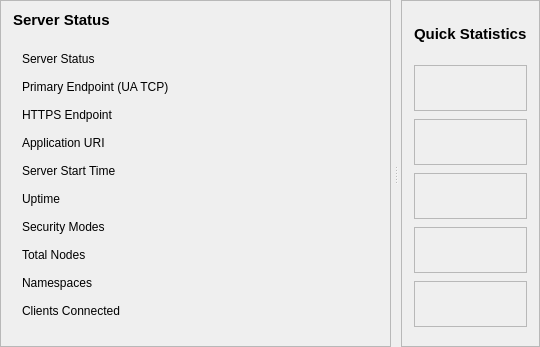
<?xml version="1.0" encoding="UTF-8"?>
<ui version="4.0">
 <class>StatusPage</class>
 <widget class="QWidget" name="StatusPage">
  <layout class="QHBoxLayout" name="mainLayout">
   <property name="spacing">
    <number>0</number>
   </property>
   <property name="leftMargin">
    <number>0</number>
   </property>
   <property name="topMargin">
    <number>0</number>
   </property>
   <property name="rightMargin">
    <number>0</number>
   </property>
   <property name="bottomMargin">
    <number>0</number>
   </property>
   <item>
    <widget class="QSplitter" name="splitter">
     <property name="orientation">
      <enum>Qt::Horizontal</enum>
     </property>
     <property name="childrenCollapsible">
      <bool>false</bool>
     </property>
     <property name="handleWidth">
      <number>10</number>
     </property>
     <widget class="QFrame" name="serverStatusPanel">
      <property name="frameShape">
       <enum>QFrame::StyledPanel</enum>
      </property>
      <property name="sizePolicy">
       <sizepolicy hsizetype="Expanding" vsizetype="Preferred">
        <horstretch>3</horstretch>
        <verstretch>0</verstretch>
       </sizepolicy>
      </property>
      <layout class="QVBoxLayout" name="serverStatusPanelLayout">
       <property name="spacing">
        <number>14</number>
       </property>
       <property name="leftMargin">
        <number>12</number>
       </property>
       <property name="topMargin">
        <number>10</number>
       </property>
       <property name="rightMargin">
        <number>12</number>
       </property>
       <property name="bottomMargin">
        <number>12</number>
       </property>
       <item>
        <widget class="QLabel" name="serverStatusTitle">
         <property name="font">
          <font>
           <pointsize>11</pointsize>
           <bold>true</bold>
          </font>
         </property>
         <property name="text">
          <string>Server Status</string>
         </property>
        </widget>
       </item>
       <item>
        <widget class="QWidget" name="statusFormHost">
         <layout class="QGridLayout" name="statusForm" columnstretch="0,1" columnminimumwidth="300,0">
          <property name="horizontalSpacing">
           <number>40</number>
          </property>
          <property name="verticalSpacing">
           <number>14</number>
          </property>
          <item row="0" column="0">
           <widget class="QLabel" name="serverStatusLabel">
            <property name="text">
             <string>Server Status</string>
            </property>
           </widget>
          </item>
          <item row="0" column="1">
           <widget class="StatusIndicator" name="serverStatusIndicator" native="true">
            <property name="sizePolicy">
             <sizepolicy hsizetype="Expanding" vsizetype="Preferred">
              <horstretch>0</horstretch>
              <verstretch>0</verstretch>
             </sizepolicy>
            </property>
           </widget>
          </item>
          <item row="1" column="0">
           <widget class="QLabel" name="primaryEndpointLabel">
            <property name="text">
             <string>Primary Endpoint (UA TCP)</string>
            </property>
           </widget>
          </item>
          <item row="1" column="1">
           <widget class="QLabel" name="primaryEndpointValue">
            <property name="text">
             <string/>
            </property>
            <property name="sizePolicy">
             <sizepolicy hsizetype="Expanding" vsizetype="Preferred">
              <horstretch>0</horstretch>
              <verstretch>0</verstretch>
             </sizepolicy>
            </property>
           </widget>
          </item>
          <item row="2" column="0">
           <widget class="QLabel" name="httpsEndpointLabel">
            <property name="text">
             <string>HTTPS Endpoint</string>
            </property>
           </widget>
          </item>
          <item row="2" column="1">
           <widget class="StatusIndicator" name="httpsIndicator" native="true">
            <property name="sizePolicy">
             <sizepolicy hsizetype="Expanding" vsizetype="Preferred">
              <horstretch>0</horstretch>
              <verstretch>0</verstretch>
             </sizepolicy>
            </property>
           </widget>
          </item>
          <item row="3" column="0">
           <widget class="QLabel" name="applicationUriLabel">
            <property name="text">
             <string>Application URI</string>
            </property>
           </widget>
          </item>
          <item row="3" column="1">
           <widget class="QLabel" name="applicationUriValue">
            <property name="text">
             <string/>
            </property>
            <property name="sizePolicy">
             <sizepolicy hsizetype="Expanding" vsizetype="Preferred">
              <horstretch>0</horstretch>
              <verstretch>0</verstretch>
             </sizepolicy>
            </property>
           </widget>
          </item>
          <item row="4" column="0">
           <widget class="QLabel" name="startTimeLabel">
            <property name="text">
             <string>Server Start Time</string>
            </property>
           </widget>
          </item>
          <item row="4" column="1">
           <widget class="QLabel" name="startTimeValue">
            <property name="text">
             <string/>
            </property>
            <property name="sizePolicy">
             <sizepolicy hsizetype="Expanding" vsizetype="Preferred">
              <horstretch>0</horstretch>
              <verstretch>0</verstretch>
             </sizepolicy>
            </property>
           </widget>
          </item>
          <item row="5" column="0">
           <widget class="QLabel" name="uptimeLabel">
            <property name="text">
             <string>Uptime</string>
            </property>
           </widget>
          </item>
          <item row="5" column="1">
           <widget class="QLabel" name="uptimeValue">
            <property name="text">
             <string/>
            </property>
            <property name="sizePolicy">
             <sizepolicy hsizetype="Expanding" vsizetype="Preferred">
              <horstretch>0</horstretch>
              <verstretch>0</verstretch>
             </sizepolicy>
            </property>
           </widget>
          </item>
          <item row="6" column="0">
           <widget class="QLabel" name="securityModesLabel">
            <property name="text">
             <string>Security Modes</string>
            </property>
           </widget>
          </item>
          <item row="6" column="1">
           <widget class="QLabel" name="securityModesValue">
            <property name="text">
             <string/>
            </property>
            <property name="sizePolicy">
             <sizepolicy hsizetype="Expanding" vsizetype="Preferred">
              <horstretch>0</horstretch>
              <verstretch>0</verstretch>
             </sizepolicy>
            </property>
           </widget>
          </item>
          <item row="7" column="0">
           <widget class="QLabel" name="totalNodesLabel">
            <property name="text">
             <string>Total Nodes</string>
            </property>
           </widget>
          </item>
          <item row="7" column="1">
           <widget class="QLabel" name="totalNodesValue">
            <property name="text">
             <string/>
            </property>
            <property name="sizePolicy">
             <sizepolicy hsizetype="Expanding" vsizetype="Preferred">
              <horstretch>0</horstretch>
              <verstretch>0</verstretch>
             </sizepolicy>
            </property>
           </widget>
          </item>
          <item row="8" column="0">
           <widget class="QLabel" name="namespacesLabel">
            <property name="text">
             <string>Namespaces</string>
            </property>
           </widget>
          </item>
          <item row="8" column="1">
           <widget class="QLabel" name="namespacesValue">
            <property name="text">
             <string/>
            </property>
            <property name="sizePolicy">
             <sizepolicy hsizetype="Expanding" vsizetype="Preferred">
              <horstretch>0</horstretch>
              <verstretch>0</verstretch>
             </sizepolicy>
            </property>
           </widget>
          </item>
          <item row="9" column="0">
           <widget class="QLabel" name="clientsLabel">
            <property name="text">
             <string>Clients Connected</string>
            </property>
           </widget>
          </item>
          <item row="9" column="1">
           <widget class="QLabel" name="clientsValue">
            <property name="text">
             <string/>
            </property>
            <property name="sizePolicy">
             <sizepolicy hsizetype="Expanding" vsizetype="Preferred">
              <horstretch>0</horstretch>
              <verstretch>0</verstretch>
             </sizepolicy>
            </property>
           </widget>
          </item>
         </layout>
        </widget>
       </item>
       <item>
        <spacer name="spacer1">
         <property name="orientation">
          <enum>Qt::Vertical</enum>
         </property>
        </spacer>
       </item>
      </layout>
     </widget>
     <widget class="QFrame" name="statisticsPanel">
      <property name="frameShape">
       <enum>QFrame::StyledPanel</enum>
      </property>
      <property name="sizePolicy">
       <sizepolicy hsizetype="Expanding" vsizetype="Preferred">
        <horstretch>2</horstretch>
        <verstretch>0</verstretch>
       </sizepolicy>
      </property>
      <layout class="QVBoxLayout" name="statisticsPanelLayout">
       <property name="spacing">
        <number>8</number>
       </property>
       <property name="leftMargin">
        <number>12</number>
       </property>
       <property name="topMargin">
        <number>10</number>
       </property>
       <property name="rightMargin">
        <number>12</number>
       </property>
       <property name="bottomMargin">
        <number>12</number>
       </property>
       <item>
        <widget class="QLabel" name="statisticsTitle">
         <property name="font">
          <font>
           <pointsize>11</pointsize>
           <bold>true</bold>
          </font>
         </property>
         <property name="text">
          <string>Quick Statistics</string>
         </property>
        </widget>
       </item>
       <item>
        <widget class="StatCardWidget" name="serverStatusCard">
         <property name="frameShape">
          <enum>QFrame::StyledPanel</enum>
         </property>
        </widget>
       </item>
       <item>
        <widget class="StatCardWidget" name="clientsCard">
         <property name="frameShape">
          <enum>QFrame::StyledPanel</enum>
         </property>
        </widget>
       </item>
       <item>
        <widget class="StatCardWidget" name="nodesCard">
         <property name="frameShape">
          <enum>QFrame::StyledPanel</enum>
         </property>
        </widget>
       </item>
       <item>
        <widget class="StatCardWidget" name="namespacesCard">
         <property name="frameShape">
          <enum>QFrame::StyledPanel</enum>
         </property>
        </widget>
       </item>
       <item>
        <widget class="StatCardWidget" name="securityCard">
         <property name="frameShape">
          <enum>QFrame::StyledPanel</enum>
         </property>
        </widget>
       </item>
       <item>
        <spacer name="spacer2">
         <property name="orientation">
          <enum>Qt::Vertical</enum>
         </property>
        </spacer>
       </item>
      </layout>
     </widget>
    </widget>
   </item>
  </layout>
 </widget>
 <customwidgets>
  <customwidget>
   <class>StatusIndicator</class>
   <extends>QWidget</extends>
   <header>statusindicator.h</header>
  </customwidget>
  <customwidget>
   <class>StatCardWidget</class>
   <extends>QFrame</extends>
   <header>statcardwidget.h</header>
  </customwidget>
 </customwidgets>
 <resources/>
 <connections/>
</ui>
